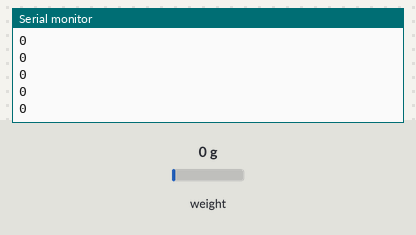
Recording of a sketch running on a simulated Arduino Uno, built with avr-gcc and run on an emulated ATmega328P. On the bench: the last lines printed to the serial monitor. The inputs (shaded band) are chosen by the test bench; at power-on: weight on the scale 0 g.

Above: at 1.2 s.
1.3 s: weight on the scale set to 100 g
At 1.46 s:
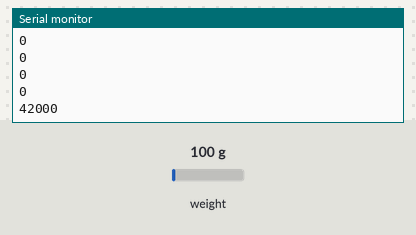
2.8 s: weight on the scale set to 1250 g
At 2.86 s:
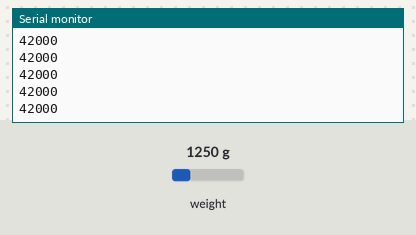
Timing chart, 0 to 5.8 s (numbered marks = the images above; inputs shaded):
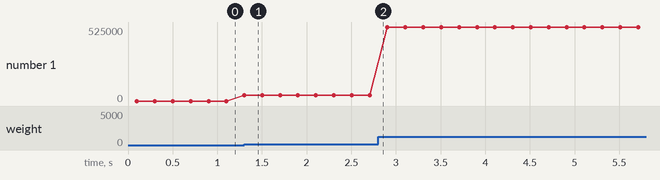

Measured:
- after the input at 1.3 s, the serial monitor: prints a new line at once (image 1)
- plotted number 1: 0 → 42000 after the input at 1.3 s, 42000 → 525000 after the input at 2.8 s

The sketch:

HX710Pressione.ino
```cpp
// https://github.com/bogde/HX711
#include "HX711.h"

const int DOUT_PIN = 4;
const int SCK_PIN = 5;

HX711 adc;

void setup() {
  Serial.begin(115200);
  adc.begin(DOUT_PIN, SCK_PIN);
}

void loop() {
  if (adc.is_ready()) {
    long press = adc.read();
    Serial.println(press);
  }
  delay(100);
}
```
